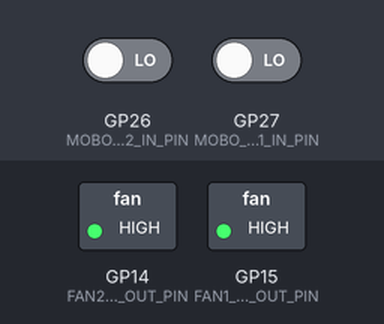
Recording of a program running on a simulated Raspberry Pi Pico. On the bench: switched loads named in the program (green lamp = pin HIGH). The inputs (shaded band) are chosen by the test bench; at power-on: GP26 (MOBO_PWM2_IN_PIN) LOW, GP27 (MOBO_PWM1_IN_PIN) LOW (analog values on the 0–1023 scale). What the program prints to the serial monitor is not drawn.

Above: at 1.2 s.
1.3 s: GP26 (MOBO_PWM2_IN_PIN) driven HIGH
At 2.6 s:
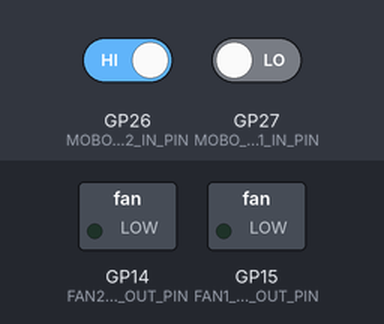
Timing chart, 0 to 4.3 s (numbered marks = the images above; inputs shaded):
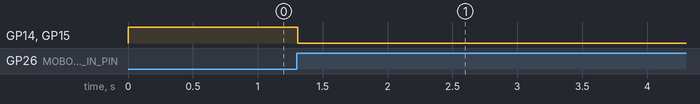

Measured:
- after the input at 1.3 s, GP14 (FAN2_PWM_OUT_PIN), GP15 (FAN1_PWM_OUT_PIN): HIGH → LOW at once

The program:

main.cpp
```cpp
#include <Arduino.h>

// ### PIN WIRING
static const uint8_t TEMP1_PIN = 29;
static const uint8_t TEMP2_PIN = 28;
static const uint8_t MOBO_PWM1_IN_PIN = 27;
static const uint8_t MOBO_PWM2_IN_PIN = 26;
static const uint8_t FAN1_PWM_OUT_PIN = 15;
static const uint8_t FAN2_PWM_OUT_PIN = 14;
// ########

// Tunables for 25kHz PWM (40us period)
static const uint32_t GLITCH_REJECT_US   = 1;    // reject edges closer than this
static const uint32_t MIN_PERIOD_US      = 25;   // ~40kHz upper bound (sanity)
static const uint32_t MAX_PERIOD_US      = 80;   // ~12.5kHz lower bound (sanity)
static const uint32_t STUCK_TIMEOUT_US   = 200;  // 5 periods => treat as stuck

typedef struct {
    // raw edge timing
    volatile uint32_t last_edge_us;
    volatile bool     last_level;

    // tracking the current candidate cycle
    volatile uint32_t rise_us;        // time of last accepted rising edge
    volatile uint32_t fall_us;        // time of last accepted falling edge
    volatile bool     saw_fall;        // did we see a fall after the last rise?

    // last completely valid cycle
    volatile uint32_t good_period_us; // last valid period (rise->rise)
    volatile uint32_t good_high_us;   // last valid high time (rise->fall)
    volatile uint32_t last_good_us;   // timestamp when good_* was updated (i.e., a full valid cycle completed)

    volatile uint32_t rejected_edges; // debug counter
} pwm_meas_t;

static pwm_meas_t pwm1, pwm2;

#define FAN_FREQ_HZ 22720
#define FILTER_ALPHA 0.1

#define UPDATE_RATE_HZ 100
#define UPDATE_DELAY_MS 1000 / UPDATE_RATE_HZ

#define PWM_MAX_VAL 255

uint16_t mobo_fan = 0;
uint8_t last_out_duty = 0;

uint32_t tLastPrint = 0;
uint32_t tLastUpdate = 0;

static inline void on_pwm_change(pwm_meas_t *p, uint32_t now_us, bool level)
{
    // 1) Glitch/duplicate reject based on edge spacing
    uint32_t dt_edge = now_us - p->last_edge_us;
    if (p->last_edge_us != 0 && dt_edge < GLITCH_REJECT_US) {
        p->rejected_edges++;
        return;
    }

    // 2) If we somehow get "same level again" (can happen with ISR latency + bounce), ignore
    if (p->last_edge_us != 0 && level == p->last_level) {
        p->rejected_edges++;
        // Still update last_edge_us to avoid a storm counting as "old"
        p->last_edge_us = now_us;
        return;
    }

    p->last_edge_us = now_us;
    p->last_level   = level;

    if (level) {
        // =========================
        // Rising edge
        // =========================
        uint32_t prev_rise = p->rise_us;

        // Accept this rise as the new reference (but only after we possibly close a valid cycle)
        if (prev_rise != 0 && p->saw_fall) {
            // Candidate completed cycle: rise(prev) -> fall -> rise(now)
            uint32_t period = now_us - prev_rise;
            uint32_t high   = p->fall_us - prev_rise;  // safe because saw_fall implies fall_us was set after prev_rise

            // Validate cycle
            if (period >= MIN_PERIOD_US && period <= MAX_PERIOD_US && high <= period) {
                // Full valid cycle. This is the ONLY place we update "good"
                p->good_period_us = period;
                p->good_high_us   = high;
                p->last_good_us   = now_us;
            } else {
                p->rejected_edges++;
            }
        }

        // Start new cycle candidate
        p->rise_us  = now_us;
        p->saw_fall = false;
    }
    else {
        // =========================
        // Falling edge
        // =========================
        uint32_t r = p->rise_us;
        if (r == 0) {
            // fall before any rise: ignore
            p->rejected_edges++;
            return;
        }

        uint32_t high = now_us - r;
        // Basic sanity: high must be non-negative and not insane.
        // Note: For very small duty cycles, high can be tiny; GLITCH_REJECT_US protects bounce.
        if (high >= 0) {
            p->fall_us  = now_us;
            p->saw_fall = true;
        } else {
            p->rejected_edges++;
        }
    }
}
void on_pwm1_change() {
    on_pwm_change(&pwm1, micros(), digitalReadFast(MOBO_PWM1_IN_PIN));
}

void on_pwm2_change() {
   on_pwm_change(&pwm2, micros(), digitalReadFast(MOBO_PWM2_IN_PIN));
}

uint16_t pwm_get_fan_command_0_10000(pwm_meas_t *p, uint8_t pin, uint8_t &return_code, uint16_t value_when_invalid)
{
    uint32_t last_good, period, high, now;
    bool level;

    noInterrupts();
    now       = micros();
    last_good = p->last_good_us;
    period    = p->good_period_us;
    high      = p->good_high_us;
    interrupts();

    uint32_t age = now - last_good;

    // Evaluate "stuck" using current pin level
    if (last_good == 0 || age > STUCK_TIMEOUT_US) {
        // Stuck: decide by actual pin level (or cache last_level if you prefer)
        level = digitalReadFast(pin);
        return_code = 1;
        return level ? 10000u : 0u;
    }

    uint16_t duty = (uint16_t)((high * 10000u) / period);
    return_code = 4;
    return duty;
}

void setup()
{
  analogWriteFreq(FAN_FREQ_HZ);
  analogWriteResolution(8);
  analogReadResolution(12);
  pinMode(TEMP1_PIN, INPUT);
  pinMode(TEMP2_PIN, INPUT);
  pinMode(MOBO_PWM1_IN_PIN, INPUT);
  pinMode(MOBO_PWM2_IN_PIN, INPUT);
  pinMode(FAN1_PWM_OUT_PIN, OUTPUT);
  pinMode(FAN2_PWM_OUT_PIN, OUTPUT);

  attachInterrupt(digitalPinToInterrupt(MOBO_PWM1_IN_PIN), on_pwm1_change, CHANGE);
  attachInterrupt(digitalPinToInterrupt(MOBO_PWM2_IN_PIN), on_pwm2_change, CHANGE);

  Serial.begin(115200);
}


float transformMoboDuty(uint16_t mobo_pwm)
{
    return max(0, min(10000, mobo_pwm * (10.0f/6.0f)));
}


int32_t show = 0;
int32_t oob = 0;
float alpha = 0.98f;
void loop() {
    uint32_t now = micros();
    uint8_t return1_code = 0;
    uint8_t return2_code = 0;
    uint16_t mobo_fan1 = pwm_get_fan_command_0_10000(&pwm1, MOBO_PWM1_IN_PIN, return1_code, mobo_fan);
    uint16_t mobo_fan2 = pwm_get_fan_command_0_10000(&pwm2, MOBO_PWM2_IN_PIN, return2_code, mobo_fan);

    if (return1_code == 3 || return2_code == 3) oob = 1;

    mobo_fan = mobo_fan * alpha + ((1.0f - alpha) * max(mobo_fan1, mobo_fan2));

    last_out_duty = transformMoboDuty(mobo_fan) / 10000.0f * 255.0f;

    analogWrite(FAN1_PWM_OUT_PIN, 255 - last_out_duty);
    analogWrite(FAN2_PWM_OUT_PIN, 255 - last_out_duty);

    tLastUpdate = millis();

    if (millis() - tLastPrint > 100)
    {
        Serial.print("[");
        Serial.print(show++);
        Serial.print("] IN: ");
        Serial.print(mobo_fan1 / 100.0f);
        Serial.print(" {");
        Serial.print(return1_code);
        Serial.print("}");
        Serial.print(" IN2: ");
        Serial.print(mobo_fan2 / 100.0f);
        Serial.print(" {");
        Serial.print(return2_code);
        Serial.print("}");
        Serial.print(" OOB: ");
        Serial.print(oob);
        Serial.print("    \r");
        tLastPrint = millis();
    }
}
```
